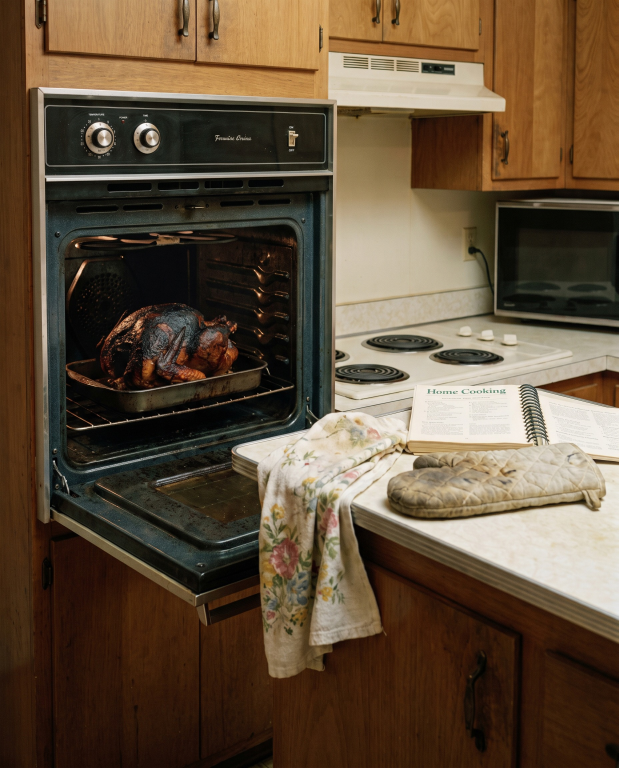
#> input picture clients/katapult/03-work/banners/2026-kat26020-holiday-disaster/img/kitchen-figma.jpg, 1856 x 2304 px (shown at 1/3 size); its folder holds 2 pictures in this run
$ python grade_r5.py
#> lines starting #> are read from the running program, lines starting #| are printed output that depends on the picture
#> in grade, im is the input picture: PIL image 1856x2304 RGB; mean R, G, B 97.1, 78.9, 58.6
"""Round 5 client feedback (2026-10-14): lighten the Figma photos.

Usage: python grade_r5.py

img/{kitchen,livingroom}-figma.jpg -> img/{kitchen,livingroom}-r5.jpg

- V1 kitchen: slight overall brighten, plus a masked lift of mids and shadows on the
  oven and, stronger, on the turkey, so the cutdowns that show mostly the turkey don't
  read too dark. Highlights stay pinned; the turkey stays burnt, just readable.
- V2 living room: slight overall brighten only.
The originals are kept; export.py and build.py read the -r5 files.
"""
from pathlib import Path

import numpy as np
from PIL import Image, ImageFilter

HERE = Path(__file__).parent / "img"


def lift(a, gamma, shadow, sat=1.0):
    """Mids up (gamma < 1) and shadows raised, highlights pinned at 1; sat puts back the
    color a lift washes out."""
#> called with gamma = 0.88, shadow = 0.015, sat = 1
    a = a ** gamma
    a = shadow + (1 - shadow) * a
    y = (a * [.2126, .7152, .0722]).sum(-1, keepdims=True)
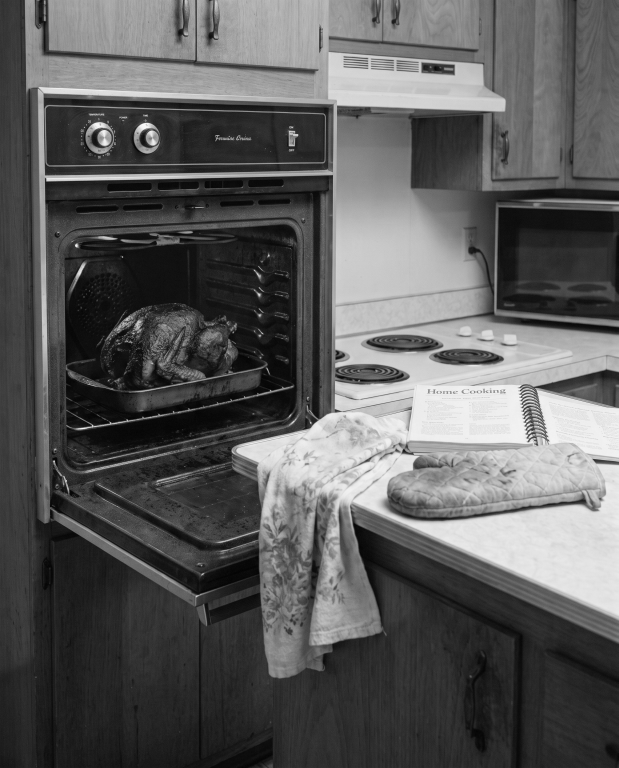
#> y: shape (2304, 1856, 1) float64 (shown at 1/3 size); min 0.015, max 1, mean 0.362
    return y + (a - y) * sat


def soft_mask(size, box, blur):
    """Rectangle with rounded falloff, 0..1."""
    m = Image.new("L", size, 0)
    m.paste(255, box)
    return np.asarray(m.filter(ImageFilter.GaussianBlur(blur)), np.float32)[..., None] / 255


def grade(name, overall, local=()):
    im = Image.open(HERE / f"{name}-figma.jpg").convert("RGB")
    a = np.asarray(im, np.float32) / 255
    a = lift(a, *overall)
    for box, blur, *curve in local:
        m = soft_mask(im.size, box, blur)
        a = a * (1 - m) + lift(a, *curve) * m
#> this loop made 2 passes
#> pass 1, in grade, `m = soft_mask(im.size, box, blur)`:
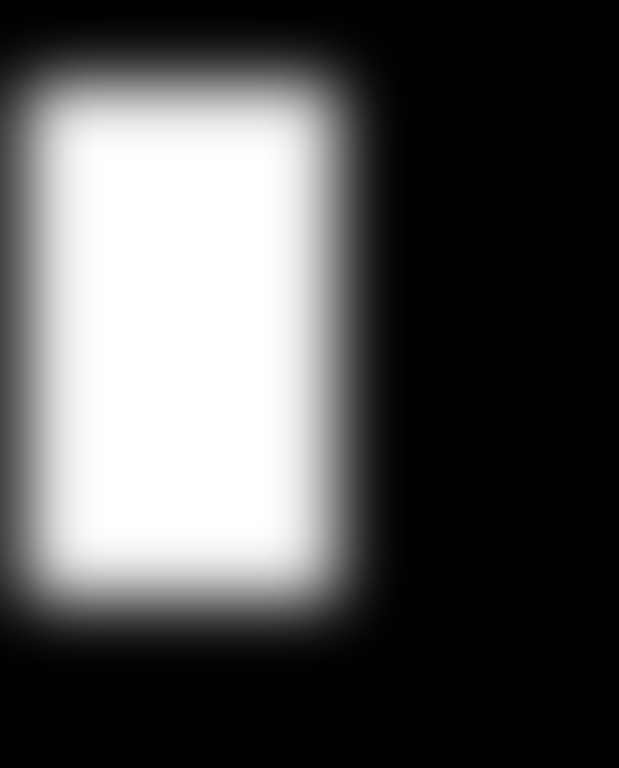
#> m: shape (2304, 1856, 1) float32 (shown at 1/3 size); min 0, max 1, mean 0.335
#> pass 1, in lift (call 2), `a = a ** gamma`:
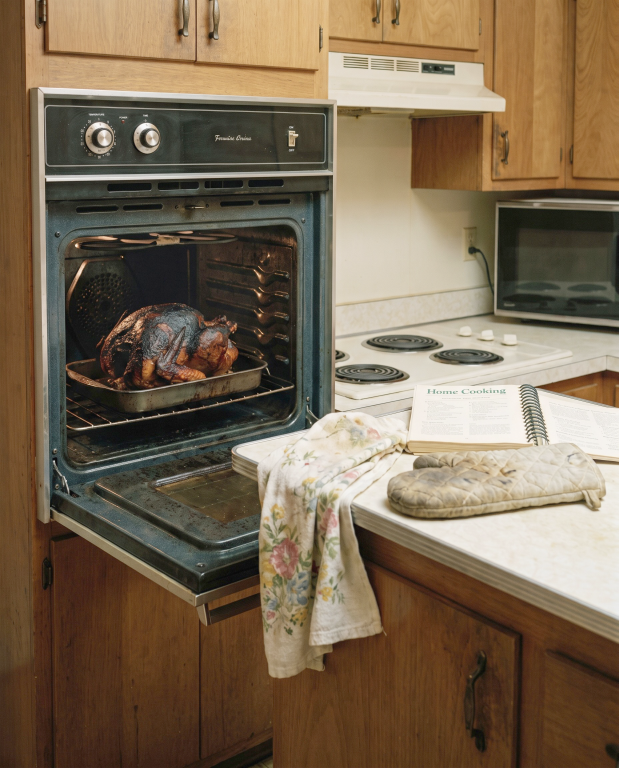
#> a: shape (2304, 1856, 3) float64 (shown at 1/3 size); mean of channels 0, 1, 2 0.486, 0.415, 0.327; drawn as R, G, B
#> after the loop:
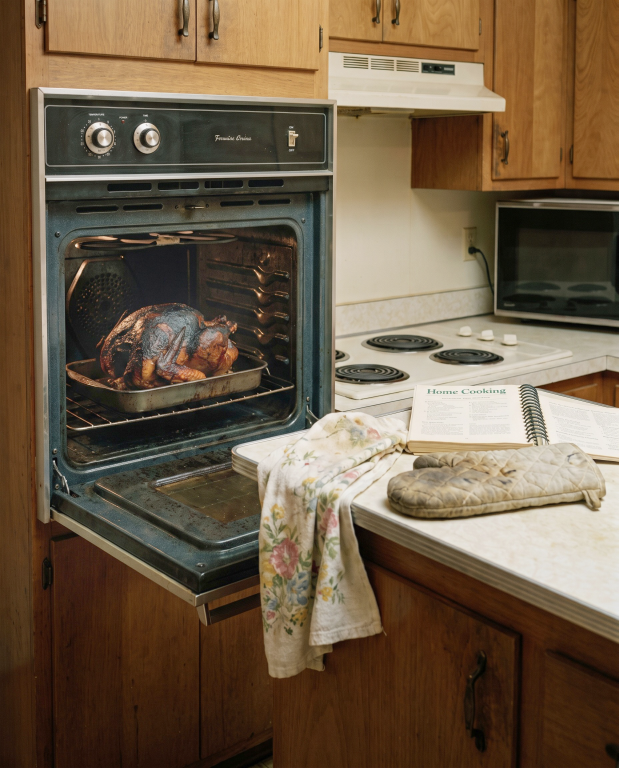
#> a: shape (2304, 1856, 3) float64 (shown at 1/3 size); mean R, G, B 0.452, 0.38, 0.295; drawn with min black and max white
    out = Image.fromarray((np.clip(a, 0, 1) * 255 + .5).astype(np.uint8))
    out.save(HERE / f"{name}-r5.jpg", quality=93, optimize=True)
    print(name, out.size, f"mean {np.asarray(im).mean():.0f} -> {np.asarray(out).mean():.0f}")
#| kitchen (1856, 2304) mean 78 -> 96


# kitchen-figma.jpg is 1856x2304: oven ~ (90, 260)-(1000, 1800), turkey ~ (290, 900)-(720, 1180)
grade("kitchen", (.88, .015), [
    ((80, 250, 1010, 1800), 90, .80, .015, 1.04),  # oven: mids and shadows
    ((270, 880, 740, 1200), 70, .78, .008, 1.10),  # turkey: on top of the oven lift
])
grade("livingroom", (.88, .015))
#> call 2 of grade, with name = 'livingroom', overall = (0.88, 0.015), local = ()
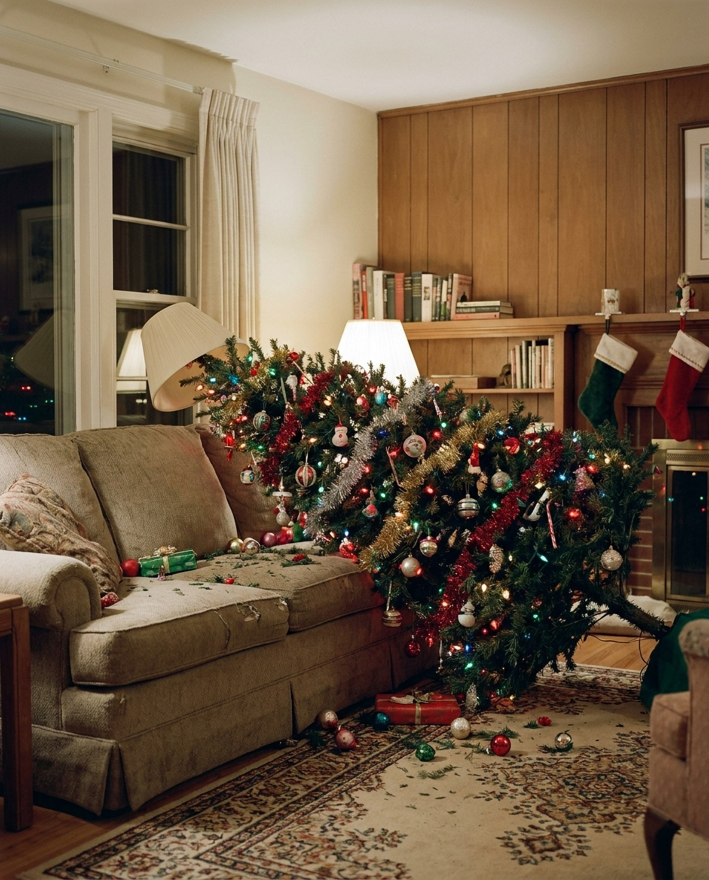
#> input picture clients/katapult/03-work/banners/2026-kat26020-holiday-disaster/img/livingroom-figma.jpg, 1418 x 1760 px (shown at 1/2 size)
#> in grade, im is the input picture: PIL image 1418x1760 RGB; mean R, G, B 112.6, 91.9, 70
#> call 4 of lift, with gamma = 0.88, shadow = 0.015, sat = 1
#> in lift (call 4), `y = (a * [.2126, .7152, .0722]).sum(-1, keepdims=True)`:
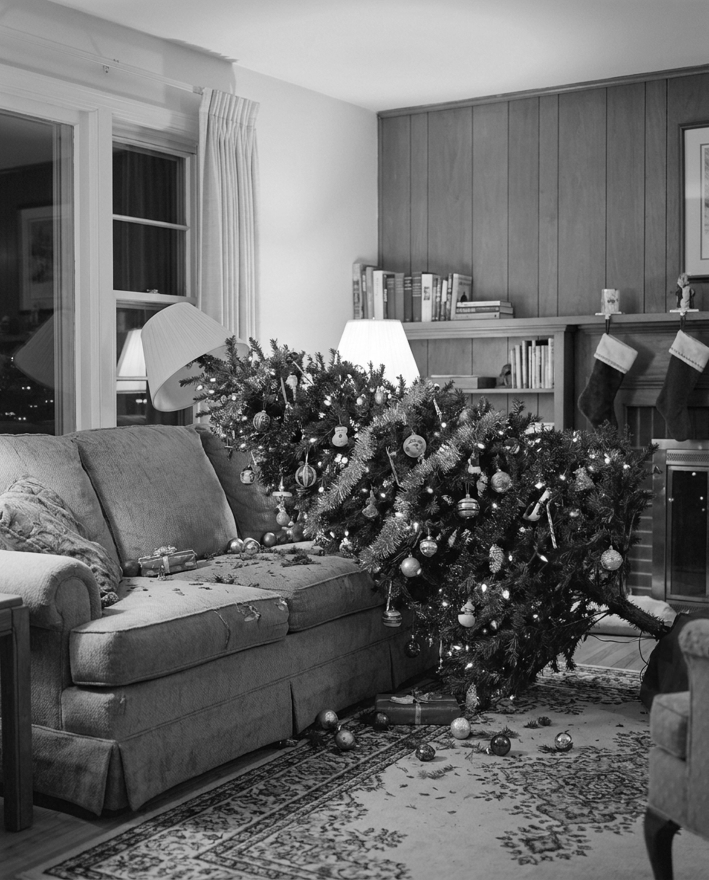
#> y: shape (1760, 1418, 1) float64 (shown at 1/2 size); min 0.015, max 1, mean 0.417
#| livingroom (1418, 1760) mean 92 -> 103
